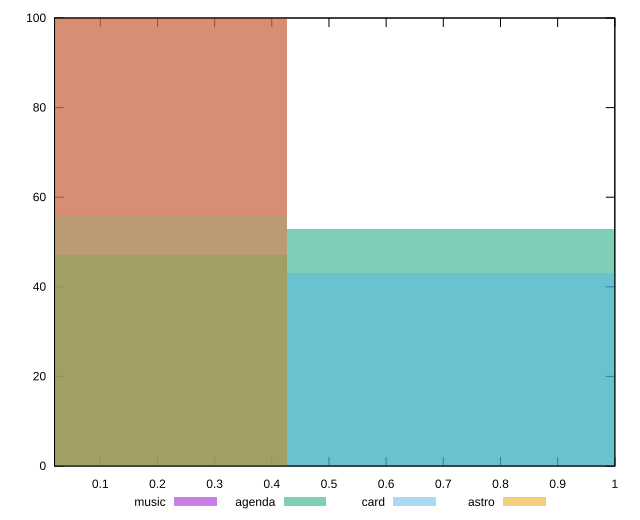

Here is the gnuplot script that generated this plot:
reset

$music <<EOF
0 100
EOF

$agenda <<EOF
0 47
0.8545723000860778 53
EOF

$card <<EOF
0 56
0.8545723000860778 43
EOF

$astro <<EOF
0 100
EOF

set key outside below
set boxwidth 0.8545723000860778
set xrange [0.02:1]
set yrange [0:100]
set trange [0:100]
set style fill transparent solid 0.5 noborder
set terminal svg size 640, 520 enhanced background rgb 'white'
set output "reports/report_00027_2021-02-24T12-40-31.850Z/interactive/comparison/histogram/all_score.svg"

plot $music title "music" with boxes, \
     $agenda title "agenda" with boxes, \
     $card title "card" with boxes, \
     $astro title "astro" with boxes

reset
